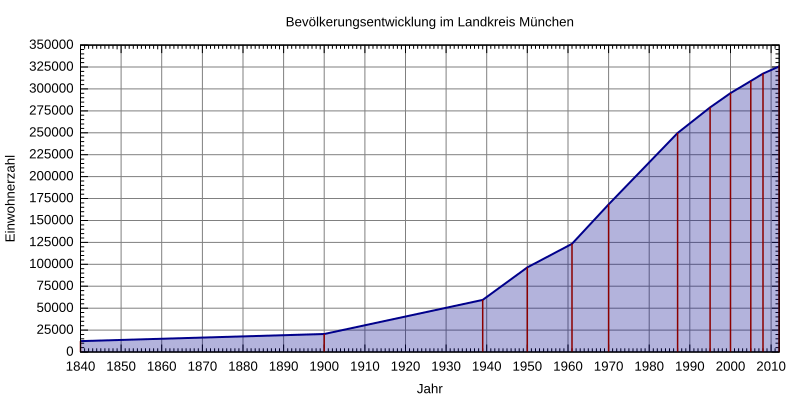

Reproduce this figure in gnuplot.
#!/usr/bin/gnuplot
# gnuplot 4.6 / Debian 7
#
# Erstellt von Michael Fiedler <michael.fiedler87@gmx.de>
# Lizenz: CC-BY-SA 3.0 unported, http://creativecommons.org/licenses/by-sa/3.0/deed.de
# Basierend auf http://commons.wikimedia.org/wiki/File:Muc_population.svg von Gorgo

set title 'Bevölkerungsentwicklung im Landkreis München'
unset key
set style fill transparent solid 0.3
set grid

set xlabel 'Jahr'
set xrange [1840:2012]
# Jahreszahl alle 10 Jahre
set xtics 10
# nochmal unterteilen
set mxtics 10

set ylabel 'Einwohnerzahl'
# Beschriftungsintervall
set ytics 25000
# weitere Unterteilung ohne Beschriftung
set mytics 5
set yrange ['0':'350000']


set terminal svg size 800,400 font 'Arial,10'
set output 'Landkreis_Muenchen_Bevoelkerungsentwicklung.svg'

# '-' nimmt die nachfolgenden Daten als Eingabewerte
plot '-' using 1:2 with filledcurves below x1 linetype rgb 'dark-blue' linewidth 2, \
	    '-' using 1:2 with impulses linecolor rgbcolor 'dark-red' linewidth 1.5
# Datenquelle: http://de.wikipedia.org/wiki/Landkreis_München
	1840 12393
	1900 20521
	1939 59377
	1950 96475
	1961 123369
	1970 168336
	1987 249784
	1995 279007
	2000 295247
	2005 309080
	2008 317543
	2012 325744
EOF
	1840 12393
	1900 20521
	1939 59377
	1950 96475
	1961 123369
	1970 168336
	1987 249784
	1995 279007
	2000 295247
	2005 309080
	2008 317543
	2012 325744
EOF
